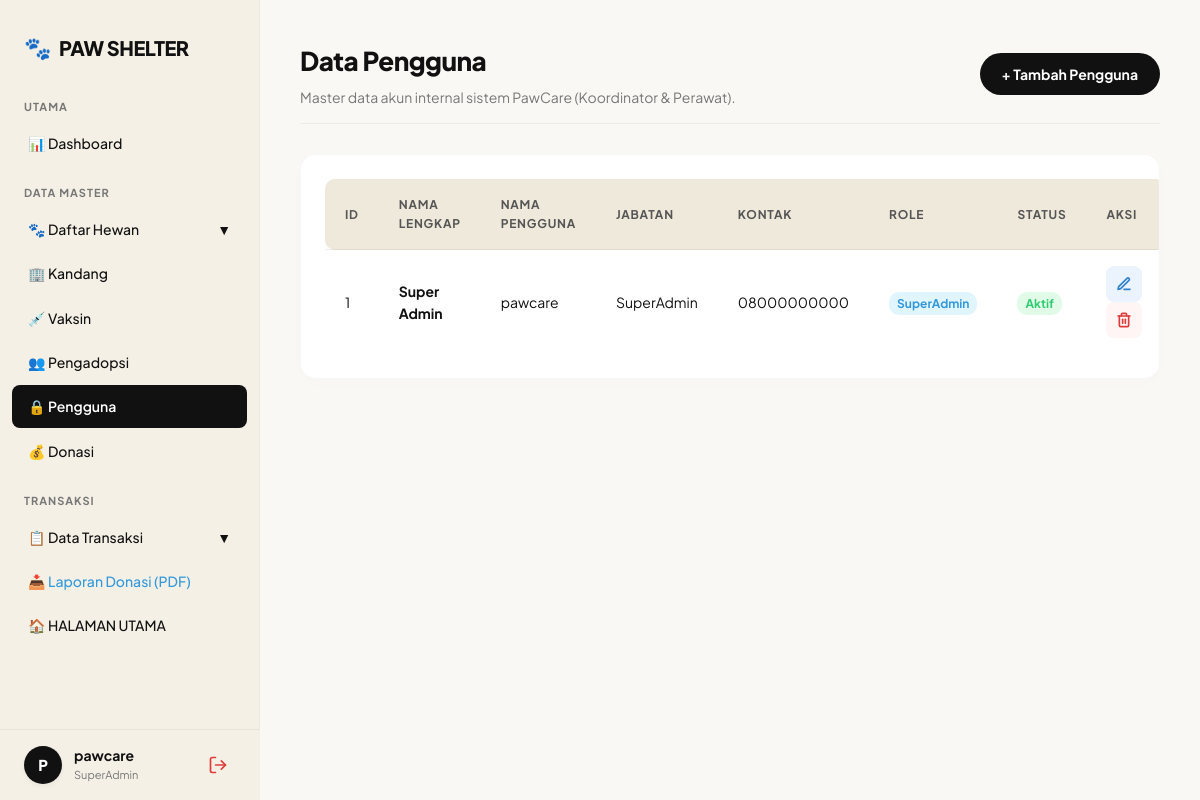
The page /index.php?page=pengguna (signed in) on the database its author committed.
### tables this page shows
CREATE TABLE IF NOT EXISTS pengguna (
    id_pengguna INT AUTO_INCREMENT PRIMARY KEY,
    nama_lengkap VARCHAR(100) NOT NULL DEFAULT '',
    jabatan ENUM('SuperAdmin','Perawat Hewan','Koordinator','User') NOT NULL,
    kontak VARCHAR(20) NOT NULL DEFAULT '',
    nama_pengguna VARCHAR(50) UNIQUE NOT NULL,
    kata_sandi VARCHAR(255) NOT NULL,
    role ENUM('SuperAdmin','Pegawai','User') NOT NULL,
    status ENUM('Aktif','Suspended','Resign') DEFAULT 'Aktif'
);

### app/controllers/PenggunaController.php (called while the page is built, shortened)
<?php
require_once __DIR__ . '/../models/PenggunaModel.php';
class PenggunaController {
    private $m;
    public function __construct() {
        $this->m = new PenggunaModel();
    }
    public function index() {
        $data = $this->m->getAll();
        include __DIR__ . '/../../views/Master_Data/pengguna/index.php';
    }
}
?>

### app/models/PenggunaModel.php (called while the page is built, shortened)
<?php
require_once __DIR__ . '/../../config/connect.php';
class PenggunaModel {
    private $pdo;
    public function __construct() {
        global $pdo;
        $this->pdo = $pdo;
    }
    public function getAll() {
        return $this->pdo->query("SELECT * FROM pengguna ORDER BY id_pengguna DESC")->fetchAll();
    }
}
?>

### views/Master_Data/pengguna/index.php (the view, shortened to what this page needs)
<?php include __DIR__ . '/../../layouts/header.php'; ?>
<?php include __DIR__ . '/../../layouts/sidebar_admin.php'; ?>
<div class="main-wrapper">
    <header class="admin-header">
        <div>
            <h2>Data Pengguna</h2>
            <p>Master data akun internal sistem PawCare (Koordinator & Perawat).</p>
        </div>
        <a href="index.php?page=pengguna_create" class="btn btn-primary">+ Tambah Pengguna</a>
    </header>
    <div class="card">
        <table class="crud-table">
            <thead>
                <tr>
                    <th width="8%">ID</th>
                    <th>Nama Lengkap</th>
                    <th>Nama Pengguna</th>
                    <th>Jabatan</th>
                    <th>Kontak</th>
                    <th>Role</th>
                    <th>Status</th>
                    <th width="12%">Aksi</th>
                </tr>
            </thead>
            <tbody>
                <?php foreach($data as $row): ?>
                <tr>
                    <td><?= htmlspecialchars($row['id_pengguna']) ?></td>
                    <td><strong><?= htmlspecialchars($row['nama_lengkap']) ?></strong></td>
                    <td><?= htmlspecialchars($row['nama_pengguna']) ?></td>
                    <td><?= htmlspecialchars($row['jabatan']) ?></td>
                    <td><?= htmlspecialchars($row['kontak']) ?></td>
                    <td>
                        <span style="padding:4px 8px; border-radius:10px; font-size:12px; font-weight:bold;
                            background-color: <?= $row['role'] == 'SuperAdmin' ? '#e1f5fe; color:#3498db;' : '#e0f2f1; color:#00796b;' ?>">
                            <?= htmlspecialchars($row['role']) ?>
                        </span>
                    </td>
                    <td>
                        <span style="padding:4px 8px; border-radius:10px; font-size:12px; font-weight:bold;
                            background-color: <?= $row['status'] == 'Aktif' ? '#e2fbe8; color:#2ecc71;' : ($row['status'] == 'Suspended' ? '#fff3cd; color:#f1c40f;' : '#fce4e4; color:#e74c3c;') ?>">
                            <?= htmlspecialchars($row['status']) ?>
                        </span>
                    </td>
                    <td>
                        <a href="index.php?page=pengguna_edit&id=<?= $row['id_pengguna'] ?>" class="btn btn-sm btn-warning" title="Edit">
                            <svg xmlns="http://www.w3.org/2000/svg" width="16" height="16" viewBox="0 0 24 24" fill="none" stroke="currentColor" stroke-width="2.5" stroke-linecap="round" stroke-linejoin="round"><path d="M12 20h9"></path><path d="M16.5 3.5a2.121 2.121 0 0 1 3 3L7 19l-4 1 1-4L16.5 3.5z"></path></svg>
                        </a>
                        <a href="index.php?page=pengguna_delete&id=<?= $row['id_pengguna'] ?>" class="btn btn-sm btn-danger" onclick="return confirm('Hapus akun ini?');" title="Hapus">
                        </a>
                    </td>
                </tr>
                <?php endforeach; ?>
            </tbody>
        </table>
    </div>
</div>
<?php include __DIR__ . '/../../layouts/footer.php'; ?>

### assets/css/style.css (style rules this page uses)
:root { --krem-utama: #FAF8F5; --krem-gelap: #F4F0E6; --krem-tabel: #EFE9DB; --hitam: #111111; --putih: #FFFFFF; --merah: #DE3B3B; --text-muted: #777777; --biru-aksi: #3182CE; --biru-bg: #EBF3FF; --merah-bg: #FFF5F5; }
* { margin: 0; padding: 0; box-sizing: border-box; font-family: 'Plus Jakarta Sans', 'Segoe UI', Tahoma, Geneva, Verdana, sans-serif; }
body { background-color: var(--krem-utama); color: var(--hitam); line-height: 1.6; }
a { text-decoration: none; color: inherit; }
.btn { display: inline-flex; align-items: center; justify-content: center; gap: 8px; padding: 10px 22px; border: none; border-radius: 30px; font-size: 14px; font-weight: 700; cursor: pointer; transition: all 0.2s ease; text-align: center; outline: none; }
.btn-sm { padding: 0; width: 36px; height: 36px; border-radius: 8px; border: none !important; box-shadow: none !important; display: inline-flex; align-items: center; justify-content: center; }
.btn-sm svg { width: 16px; height: 16px; stroke-width: 2.5px; }
.btn-primary { background-color: var(--hitam); color: var(--putih); }
.btn-warning { background-color: var(--biru-bg); color: var(--biru-aksi); }
.btn-danger { background-color: var(--merah-bg); color: var(--merah); }
.main-wrapper { margin-left: 260px; padding: 40px; min-height: 100vh; }
.admin-header { display: flex; justify-content: space-between; align-items: center; margin-bottom: 30px; padding-bottom: 15px; border-bottom: 1px solid rgba(0, 0, 0, 0.05); }
.admin-header h2 { color: var(--hitam); font-size: 26px; font-weight: 800; letter-spacing: -0.5px; margin-bottom: 4px; }
.admin-header p { color: var(--text-muted); font-size: 14px; }
.card { background: var(--putih); padding: 24px; border-radius: 16px; box-shadow: 0 4px 20px rgba(0,0,0,0.01); margin-bottom: 20px; border: 1px solid rgba(0, 0, 0, 0.03); overflow-x: auto; }
.crud-table { width: 100%; border-collapse: collapse; }
.crud-table th, .crud-table td { padding: 16px 20px; text-align: left; font-size: 14px; color: var(--hitam); vertical-align: middle; }
.crud-table th { background-color: var(--krem-tabel); color: #555555; font-weight: 700; text-transform: uppercase; font-size: 12px; letter-spacing: 0.75px; border: none; }
.crud-table th:first-child { border-top-left-radius: 10px; border-bottom-left-radius: 10px; }
.crud-table th:last-child { border-top-right-radius: 10px; border-bottom-right-radius: 10px; }
.crud-table tr { border-bottom: 1px solid rgba(0, 0, 0, 0.03); }
.crud-table tbody tr:last-child { border-bottom: none; }
.crud-table td .btn { margin-right: 4px; }
.crud-table td .btn:last-child { margin-right: 0; }

### rows shown on the page
pengguna: id_pengguna "1", nama_lengkap "Super Admin", nama_pengguna "pawcare", jabatan "SuperAdmin", kontak "08000000000", role "SuperAdmin", status "Aktif"

### other values the page prints
$userLetter "P"
$_SESSION['username'] "pawcare"
$_SESSION['role'] "SuperAdmin"
